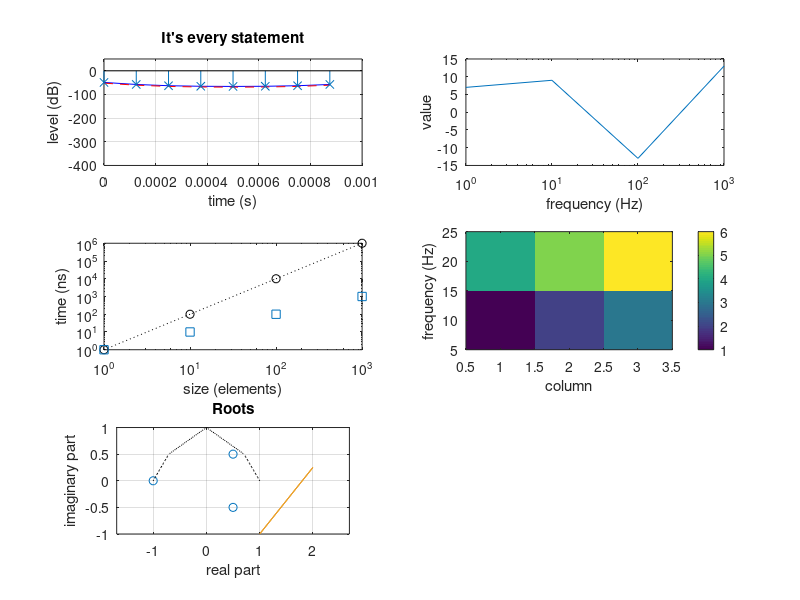

Here is the MATLAB script that generated this plot:
% Every kind of statement the static check reads, in a script that runs under GNU Octave.
frame = 8;
rate = 8000;
t = (0:frame-1) / rate;
x = [1 -2 0.5 3; 4 5 -6 7];
y = x(2, :) * 2 - 1;
z = [0.5+0.5i 0.5-0.5i -1+0i];
circle = cos(linspace(0, 2 * pi, 9));
power = sin(linspace(0, 2 * pi, 9)) .^ 2;
undefined = [1 NaN Inf -Inf];
decades = 10 .^ (0:3);
level = 20 * log10(abs(fft(t)) + 1e-300); % a comment after a statement
column = x(1, 2:3)';
halves = [column column] ./ 2;
picture = [1 2 3; 4 5 6];
% The plots: a comment between statements.
subplot(3, 2, 1);
plot(t, level, 'b-');
hold on;
plot(t, level - 3, 'r--');
stem(t, level, 'x');
hold off;
grid on;
xlabel('time (s)');
ylabel('level (dB)');
title('It''s every statement');
axis([0 0.001 -400 50]);
subplot(3, 2, 2);
semilogx(decades, y);
grid off;
xlabel('frequency (Hz)');
ylabel('value');
subplot(3, 2, 3);
loglog(decades, decades .^ 2, 'ko:');
hold on;
loglog(decades, decades, 's');
hold off;
xlabel('size (elements)');
ylabel('time (ns)');
axis tight;
subplot(3, 2, 4);
imagesc(1:3, [10 20], picture);
axis xy;
colorbar;
xlabel('column');
ylabel('frequency (Hz)');
subplot(3, 2, 5);
plot(real(z), imag(z), 'o');
hold('on');
plot(circle, power, 'k:');
plot(1:2, halves);
hold off;
grid('on');
axis equal;
xlabel('real part');
ylabel('imaginary part');
title('Roots');
